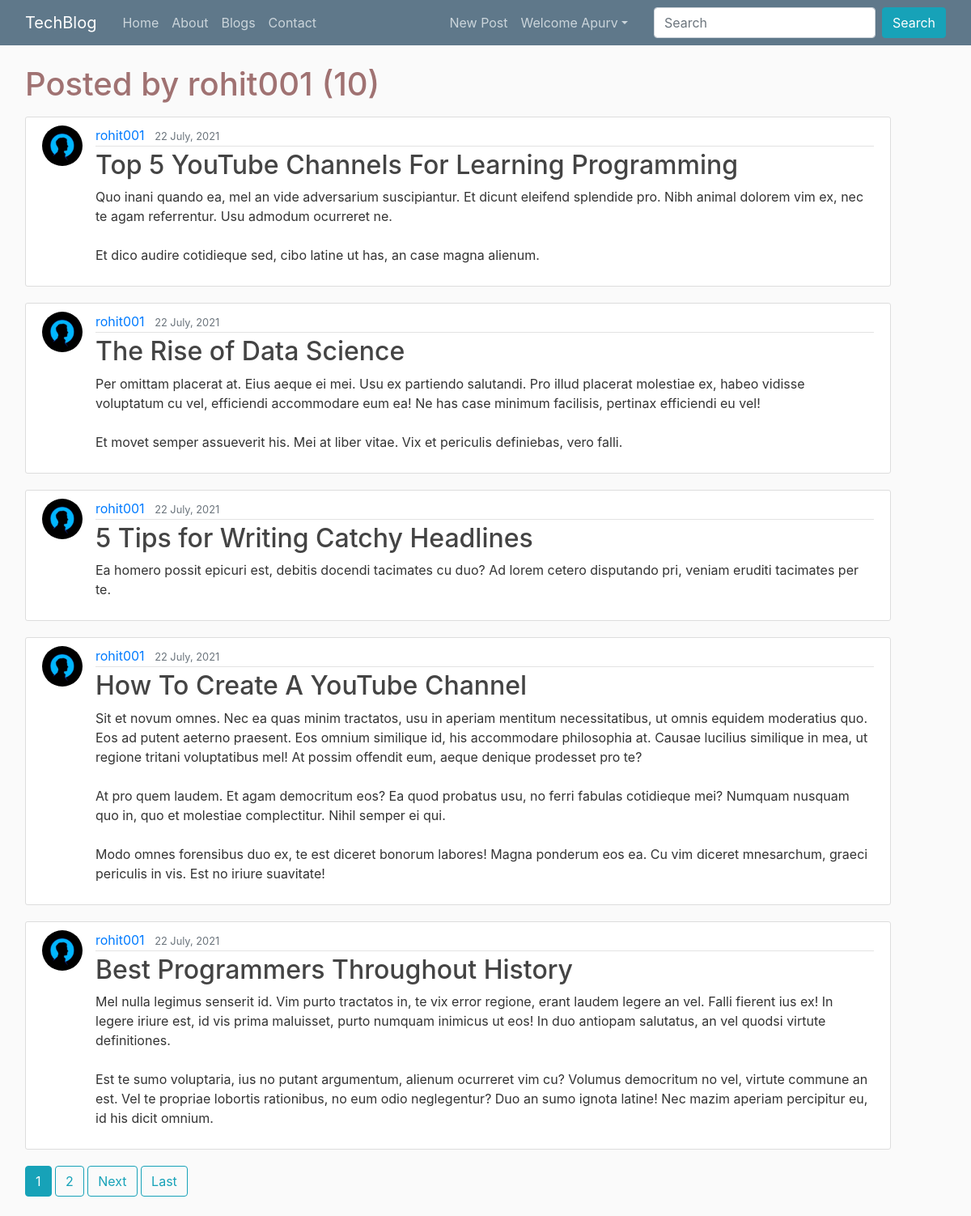
Page /user/rohit001 (signed in) on the committed database.
### blog/models.py (models this page shows, shortened)
class Post(models.Model):
    title = models.CharField(max_length=100)
    content = models.TextField()
    date_posted = models.DateTimeField(default=timezone.now)
    author = models.ForeignKey(User, on_delete=models.CASCADE)

### users/models.py (models this page shows, shortened)
class profile(models.Model):
    User = models.OneToOneField(User, on_delete=models.CASCADE)
    image = models.ImageField(default = "default.jpg", upload_to='profile_pics')

### blog/views.py (the view)
# urls.py: path('user/<str:username>', UserPostListView.as_view(), name='user-posts'),
class UserPostListView(ListView):
    model = Post
    template_name = 'blog/user_posts.html'
    context_object_name = 'posts'
    paginate_by = 5
    def get_queryset(self):
        user = get_object_or_404(User, username = self.kwargs.get('username'))
        return Post.objects.filter(author = user).order_by('-date_posted')

### blog/templates/blog/user_posts.html (shortened to what this page needs)
{% extends "blog/base.html" %}
{% block content %}
    <h1 class="mb-3">Posted by {{ view.kwargs.username }} ({{ page_obj.paginator.count }})</h1>
    {% for post in posts %}
        <article class="media content-section">
          <img class="article-img rounded-circle" src="{{ post.author.profile.image.url }}" alt="">
          <div class="media-body">
            <div class="article-metadata">
              <a class="mr-2" href="{% url 'user-posts' post.author.username %}">{{ post.author }}</a>
              <small class="text-muted">{{ post.date_posted|date:'d F, Y' }}</small>
            </div>
            <h2><a class="article-title" href="{% url 'post-detail' post.id %}">{{ post.title }}</a></h2>
            <p class="article-content">{{ post.content }}</p>
          </div>
        </article>
    {% endfor %}
    {% if is_paginated %}
        {% for num in page_obj.paginator.page_range %}
          {% if page_obj.number == num %}
              <a href="?page={{num}}" class='btn btn-info mb-4'>{{num}}</a>
            {% elif num > page_obj.number|add:'-3' and num < page_obj.number|add:'3' %}
              <a href="?page={{num}}" class='btn btn-outline-info mb-4'>{{num}}</a>
          {% endif %}
        {% endfor %}
        {% if page_obj.has_next %}
        <a href="?page={{page_obj.next_page_number}}" class='btn btn-outline-info mb-4'>Next</a>
        <a href="?page={{page_obj.paginator.num_pages}}" class='btn btn-outline-info mb-4'>Last</a>
        {% endif %}
    {% endif %}
{% endblock content %}

### blog/templates/blog/base.html (shortened to what this page needs)
{% load static %}
{% load humanize %}
<!DOCTYPE html>
<html>
<head>
  <link rel="stylesheet" href="https://stackpath.bootstrapcdn.com/bootstrap/4.5.2/css/bootstrap.min.css"
>
  <link href="https://cdn.jsdelivr.net/npm/bootstrap@5.1.0/dist/css/bootstrap.min.css" rel="stylesheet"
>
  <link rel="stylesheet" href="https://cdn.jsdelivr.net/npm/bootstrap@4.6.0/dist/css/bootstrap.min.css"
>
  <link rel="stylesheet" type="text/css" href="{% static 'blog/css/main.css' %}">
</head>
<body>
  <header class="site-header">
    <nav class="navbar navbar-expand-md navbar-dark bg-steel fixed-top">
      <div class="container">
        <a class="navbar-brand mr-4" href="{% url 'home' %}">TechBlog</a>
        <div class="collapse navbar-collapse" id="navbarToggle">
          <div class="navbar-nav mr-auto">
            <a class="nav-item nav-link {% block indexactive %} {% endblock indexactive %}"
              href="{% url 'home' %}">Home</a>
            <a class="nav-item nav-link {% block aboutactive %} {% endblock aboutactive %}"
              href="{% url 'blog-about' %}">About</a>
            <a class="nav-item nav-link  {% block homeactive %} {% endblock homeactive %}"
              href="{% url 'blog-home' %}">Blogs</a>
            <a class="nav-item nav-link {% block contactactive %} {% endblock contactactive %}"
              href="{% url 'blog-contact' %}">Contact</a>
          </div>
          <div class="navbar-nav navsearch">
            {% if user.is_authenticated %}
            <a class="nav-item nav-link {% block newpostactive %} {% endblock newpostactive %}"
              href="{% url 'post-create' %}">New Post</a>
            <ul class="navbar-nav mr-2">
              <li class="nav-item dropdown">
                <a class="nav-link dropdown-toggle" href='#' id="navbarDropdown" role="button" data-toggle="dropdown">
                  Welcome {{request.user}}</a>
              </li>
            </ul>
            {% else %}
            <a class="nav-item nav-link {% block loginactive %} {% endblock loginactive %}"
              href="{% url 'login' %}">Login</a>
            <a class="nav-item nav-link {% block registeractive %} {% endblock registeractive %}"
              href="{% url 'register' %}">Register</a>
            {% endif %}
            <form class="form-inline ml-3" methd="get" action="/search">
              <input class="form-control mr-sm-2" type="search" placeholder="Search" aria-label="Search" name="query"
                id="query">
              <button class="btn btn-info my-2 my-sm-0" type="submit">Search</button>
            </form>
          </div>
        </div>
      </div>
    </nav>
  </header>
  <main role="main" class="container">
    <div class="row">
      <div class="col-md-11 mx-3">
        {% block content %}{% endblock %}
      </div>
    </div>
  </main>
</body>
</html>

### blog/static/blog/css/main.css (style rules this page uses)
body { background: #fafafa; color: #333333; margin-top: 5rem; }
h1, h2, h3, h4, h5, h6 { color: #a07272; }
ul { margin: 0; }
.container { max-width: 1200px; }
.bg-steel { background-color: #5f788a; }
.site-header .navbar-nav .nav-link { color: #cbd5db; }
.content-section { background: #ffffff; padding: 10px 20px; border: 1px solid #dddddd; border-radius: 3px; margin-bottom: 20px; }
.article-title { color: #444444; }
.article-content { white-space: pre-line; }
.article-img { height: 50px; width: 50px; margin-right: 16px; }
.article-metadata { padding-bottom: 1px; margin-bottom: 4px; border-bottom: 1px solid #e3e3e3 }

### rows in the picture
Post: author.profile.image (placeholder picture), author "rohit001", date_posted "22 July, 2021", title "Top 5 YouTube Channels For Learning Programming", content "Quo inani quando ea, mel an vide adversarium suscipiantur. Et dicunt eleifend splendide pro. Nibh animal dolorem vim ex, nec te agam referrentur. Usu admodum ocurreret ne. Et dico audire cotidieque sed, cibo latine ut has, an case magna alienum."
Post: author.profile.image (placeholder picture), author "rohit001", date_posted "22 July, 2021", title "The Rise of Data Science", content "Per omittam placerat at. Eius aeque ei mei. Usu ex partiendo salutandi. Pro illud placerat molestiae ex, habeo vidisse voluptatum cu vel, efficiendi accommodare eum ea! Ne has case minimum facilisis, pertinax efficiendi eu vel! Et movet semper assueverit his. Mei at liber vitae. Vix et periculis definiebas, vero falli."
Post: author.profile.image (placeholder picture), author "rohit001", date_posted "22 July, 2021", title "5 Tips for Writing Catchy Headlines", content "Ea homero possit epicuri est, debitis docendi tacimates cu duo? Ad lorem cetero disputando pri, veniam eruditi tacimates per te."
Post: author.profile.image (placeholder picture), author "rohit001", date_posted "22 July, 2021", title "How To Create A YouTube Channel", content "Sit et novum omnes. Nec ea quas minim tractatos, usu in aperiam mentitum necessitatibus, ut omnis equidem moderatius quo. Eos ad putent aeterno praesent. Eos omnium similique id, his accommodare philosophia at. Causae lucilius similique in mea, ut regione tritani voluptatibus mel! At possim offendit eum, aeque denique prodesset pro te? At pro quem laudem. Et agam democritum eos? Ea quod probatus usu, no ferri fabulas cotidieque mei? Numquam nusquam quo in, quo et molestiae complectitur. Nihil semper ei qui. Modo omnes forensibus duo ex, te est diceret bonorum labores! Magna ponderum eos ea. Cu vim diceret mnesarchum, graeci periculis in vis. Est no iriure suavitate!"
Post: author.profile.image (placeholder picture), author "rohit001", date_posted "22 July, 2021", title "Best Programmers Throughout History", content "Mel nulla legimus senserit id. Vim purto tractatos in, te vix error regione, erant laudem legere an vel. Falli fierent ius ex! In legere iriure est, id vis prima maluisset, purto numquam inimicus ut eos! In duo antiopam salutatus, an vel quodsi virtute definitiones. Est te sumo voluptaria, ius no putant argumentum, alienum ocurreret vim cu? Volumus democritum no vel, virtute commune an est. Vel te propriae lobortis rationibus, no eum odio neglegentur? Duo an sumo ignota latine! Nec mazim aperiam percipitur eu, id his dicit omnium."

### other values in the picture
{{ request.user }} "Apurv"
{{ view.kwargs.username }} "rohit001"
{{ page_obj.paginator.count }} "10"
{{ num }} "1"
{{ num }} "2"
